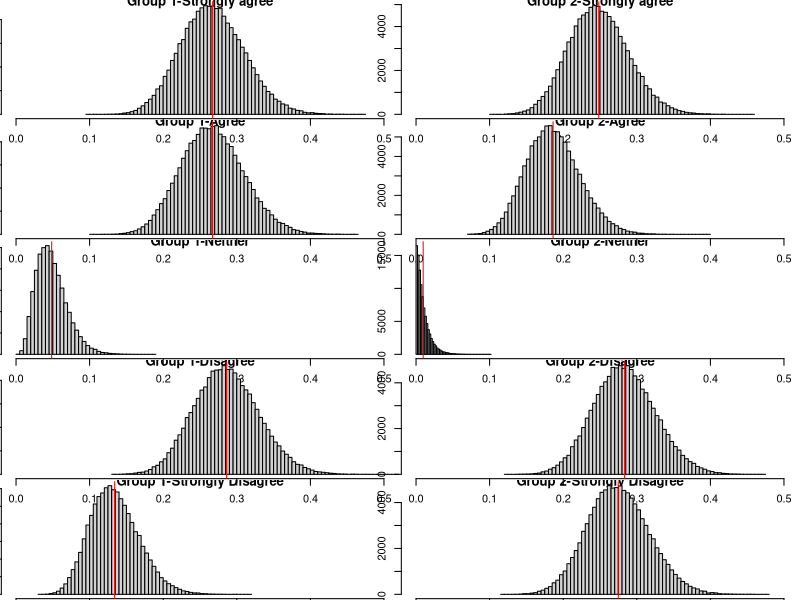
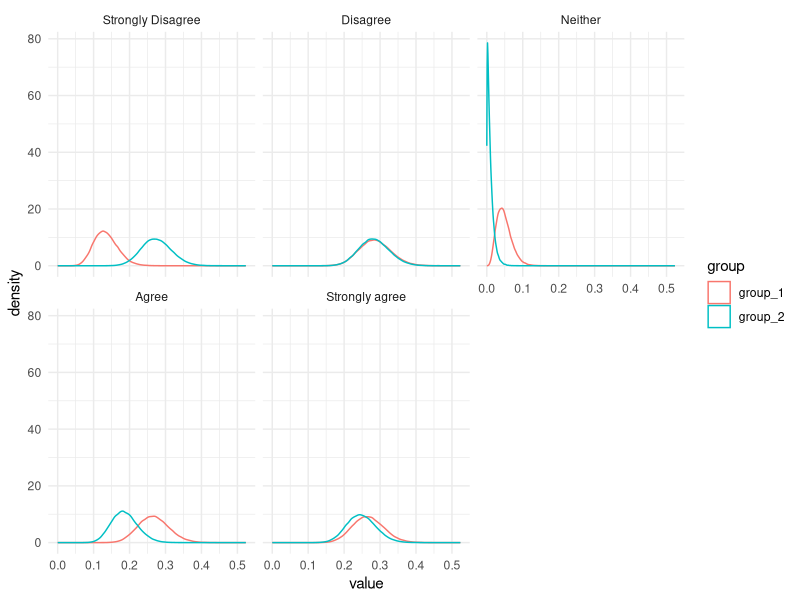

Write the R code that produced these figures, in order.
## ---- chunk 1
knitr::opts_chunk$set(echo = TRUE)
## ---- chunk 2
set.seed(336)

questions <- factor(
  c("Strongly agree", "Agree", "Neither", "Disagree", "Strongly Disagree"),
  c("Strongly Disagree", "Disagree", "Neither", "Agree", "Strongly agree"))

# Establish the vectors of probabilties
p1 <- c(.25, .25, .05, .30, .15)
p2 <-c(.25, .20, .02, .33, .20)

group_1 <- rbinom(5, 100, p1)+rbinom(5,5,.25)
group_2 <- rbinom(5, 100, p2)++rbinom(5,5,.25)

df <- data.frame(questions, group_1, group_2)

knitr::kable(df)
## ---- chunk 3
chisq.test(df$group_1, df$group_2)
## ---- chunk 4
#Prep for MC
group_1_n <- sum(group_1)
group_2_n <- sum(group_2)

#Priors
a <- .1
b <- .1

#Iterations
sampz <- 100000

#Draw from posterior
group_1_posterior <-list()
for(i in 1:length(group_1)){
  group_1_posterior[[i]] <- rbeta(sampz,group_1[i]+a,group_1_n-group_1[i]+b)
  
}

group_2_posterior <-list()
for(i in 1:length(group_2)){
  group_2_posterior[[i]] <- rbeta(sampz,group_2[i]+a,group_2_n-group_2[i]+b)
  
}
## ---- chunk 5
par(mfrow = c(5,2), mar = c(.1,.1,.1,.1))
hist(group_1_posterior[[1]], breaks =60, main = "Group 1-Strongly agree", 
     xlim = c(0,.5))
abline(v = mean(group_1_posterior[[1]]), col = "red")
hist(group_2_posterior[[1]], breaks =60, main = "Group 2-Strongly agree", 
     xlim = c(0,.5))
abline(v = mean(group_2_posterior[[1]]), col = "red")

hist(group_1_posterior[[2]], breaks =60, main = "Group 1-Agree", 
     xlim = c(0,.5))
abline(v = mean(group_1_posterior[[2]]), col = "red")
hist(group_2_posterior[[2]], breaks =60, main = "Group 2-Agree", 
     xlim = c(0,.5))
abline(v = mean(group_2_posterior[[2]]), col = "red")

hist(group_1_posterior[[3]], breaks =60, main = "Group 1-Neither", 
     xlim = c(0,.5))
abline(v = mean(group_1_posterior[[3]]), col = "red")
hist(group_2_posterior[[3]], breaks =60, main = "Group 2-Neither", 
     xlim = c(0,.5))
abline(v = mean(group_2_posterior[[3]]), col = "red")

hist(group_1_posterior[[4]], breaks =60, main = "Group 1-Disagree", 
     xlim = c(0,.5))
abline(v = mean(group_1_posterior[[4]]), col = "red")
hist(group_2_posterior[[4]], breaks =60, main = "Group 2-Disagree", 
     xlim = c(0,.5))
abline(v = mean(group_2_posterior[[4]]), col = "red")

hist(group_1_posterior[[5]], breaks =60, main = "Group 1-Strongly Disagree", 
     xlim = c(0,.5))
abline(v = mean(group_1_posterior[[5]]), col = "red")
hist(group_2_posterior[[5]], breaks =60, main = "Group 2-Strongly Disagree", 
     xlim = c(0,.5))
abline(v = mean(group_2_posterior[[5]]), col = "red")


## ---- chunk 6
suppressPackageStartupMessages(library(tidyverse))
#name my lists
try_1<-list()
for(i in 1:5){
  catz <- rep(as.character(questions[i]),sampz)
  try_1[[i]] <- group_1_posterior[[i]] %>%
    as_data_frame() %>%
    add_column(., catz)
}

try_2<-list()
for(i in 1:5){
  catz <- rep(as.character(questions[i]),sampz)
  try_2[[i]] <- group_2_posterior[[i]] %>%
    as_data_frame() %>%
    add_column(., catz)
}
## ---- chunk 7
library(ggplot2)
library(dplyr)
try_1 %>%
  bind_rows() %>%
  mutate(group = "group_1") %>%
  union(., try_2 %>%
  bind_rows() %>% 
  mutate(group = "group_2")) %>%
  mutate(catz = factor(catz, c("Strongly Disagree", "Disagree", "Neither", "Agree", "Strongly agree"))) %>% 
  ggplot(aes(value, color = group, group = group))+
  geom_density()+
  facet_wrap(~catz)+theme_minimal()
## ---- chunk 8
#Helper Function
library(purrr)

summarise_posterior <- function(x,y){
  mu_1 <- map_dbl(x, mean)
  mu_2 <- map_dbl(y, mean)
  
  sd_1 <- map_dbl(x, sd)
  sd_2 <- map_dbl(y, sd)
  
  delta_<-list()
  pooled_sd <- list()
  pro_difference <-vector()
  for(i in 1:length(x)){
    delta_[[i]] <- x[[i]]-y[[i]]
    delta_mu <- map_dbl(delta_, mean)
    pooled_sd[[i]] <-sqrt(var(x[[i]]) + var(y[[i]]))
    cohens <-delta_mu/ unlist(pooled_sd)
    pro_difference[i] <- max(mean(x[[i]] > y[[i]]), 
                          1-mean(x[[i]] > y[[i]]))
  }
  
  out <- cbind(mu_1, mu_2, sd_1, sd_2,delta_mu, cohens,pro_difference)
  
  out
}

## ---- chunk 9
statz <- summarise_posterior(group_1_posterior, group_2_posterior)

knitr::kable(data.frame(question =as.character(questions),statz, p1, p2 ), digits = 3)
## ---- chunk 10

group_1_success <- 1

group_2_success <- 5


a_A <- group_1_success+1
b_A <- group_1_n-group_1_success+1
a_B <- group_2_success+1
b_B <- group_2_n-group_2_success+1

fun <- function(i) exp(lbeta(a_A+i, b_B+b_A)
             - log(b_B+i)
             - lbeta(1+i, b_B)
             - lbeta(a_A, b_A))

sum(vapply(0:(a_B-1), fun, numeric(1)))
## ---- chunk 11
p <- 0.25 #Treatment Group
p0 <- 0.15
alpha <- 0.1 # Type
beta <- 0.2 # Power
(n=p*(1-p)*((qnorm(1-alpha/2)+qnorm(1-beta))/(p-p0))^2)
ceiling(n) # 50
z=(p-p0)/sqrt(p*(1-p)/n)
(Power=pnorm(z-qnorm(1-alpha/2))+pnorm(-z-qnorm(1-alpha/2)))
